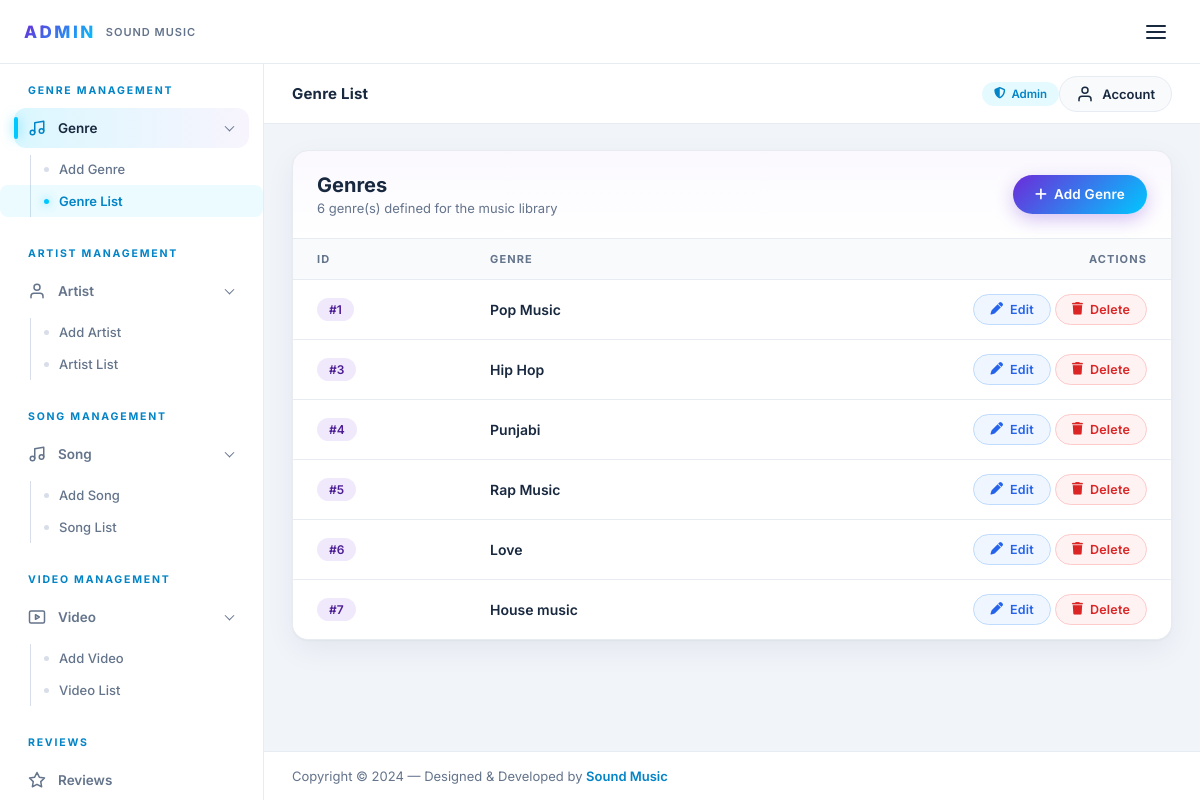
The page /genrelist.php on the database its author committed.
### tables this page shows
CREATE TABLE genre (
    id INT AUTO_INCREMENT PRIMARY KEY,
    genre_name VARCHAR(100) NOT NULL
);

### genrelist.php (the view, shortened to what this page needs)
<?php
include "header.php";
?>
<?php
include ("config.php");
$query = "Select * from `genre`";
$result = mysqli_query($conn,$query);
$count = mysqli_num_rows($result);
?>
<div class="content-body">
    <div class="container-fluid">
        <div class="page-panel">
            <div class="panel-header">
                <div>
                    <h2 class="panel-title">Genres</h2>
                    <p class="panel-subtitle"><?php echo $count; ?> genre(s) defined for the music library</p>
                </div>
                <a class="btn btn-add" href="genre.php"><i class="fa-solid fa-plus"></i> Add Genre</a>
            </div>
            <div class="table-wrap">
                <table class="data-table">
                    <thead>
                        <tr>
                            <th>ID</th>
                            <th>Genre</th>
                            <th class="th-right">Actions</th>
                        </tr>
                    </thead>
                    <tbody>
                    <?php if ($count > 0) {
                        while($data = mysqli_fetch_assoc($result)){ ?>
                        <tr>
                            <td><span class="badge-soft">#<?php echo $data["id"]; ?></span></td>
                            <td class="cell-title"><?php echo htmlspecialchars($data["genre_name"]); ?></td>
                            <td class="actions-cell">
                                <a class="btn btn-edit" href="editgenre.php?id=<?php echo $data["id"]; ?>" title="Edit genre">
                                    <i class="fa-solid fa-pen"></i> Edit
                                </a>
                                <a class="btn btn-delete" href="delete.php?id=<?php echo $data["id"]; ?>" title="Delete genre" onclick="return confirm('Are you sure you want to delete this genre?');">
                                    <i class="fa-solid fa-trash"></i> Delete
                                </a>
                            </td>
                        </tr>
                    <?php }
                    } ?>
                    </tbody>
                </table>
            </div>
        </div>
    </div>
</div>
<?php
include "footer.php";
?>

### header.php (shortened to what this page needs)
<?php
$current = basename($_SERVER['PHP_SELF']);
$isGenre   = in_array($current, ['genre.php', 'genrelist.php']);
$isArtist  = in_array($current, ['artist.php', 'artistlist.php']);
$isSong    = in_array($current, ['song.php', 'songlist.php']);
$isVideo   = in_array($current, ['video.php', 'videolist.php']);
$isReviews = ($current === 'index.php');
function nav_active($pages) {
    return in_array(basename($_SERVER['PHP_SELF']), $pages) ? ' sub-active' : '';
}
$pageTitles = [
    'index.php' => 'Reviews',
    'genre.php' => 'Add Genre',
    'genrelist.php' => 'Genre List',
    'artist.php' => 'Add Artist',
    'artistlist.php' => 'Artist List',
    'song.php' => 'Add Song',
    'songlist.php' => 'Song List',
    'video.php' => 'Add Video',
    'videolist.php' => 'Video List',
    'editgenre.php' => 'Edit Genre',
    'editartist.php' => 'Edit Artist',
    'editsong.php' => 'Edit Song',
    'editvideo.php' => 'Edit Video',
    'profile.php' => 'Profile',
];
$pageTitle = isset($pageTitles[$current]) ? $pageTitles[$current] : 'Dashboard';
?>
<!DOCTYPE html>
<html lang="en">
<head>
    <link rel="stylesheet" href="https://cdnjs.cloudflare.com/ajax/libs/font-awesome/6.5.1/css/all.min.css" />
    <link rel="stylesheet" href="./custom-admin.css">
</head>
<body>
<div id="main-wrapper">
    <div class="nav-header">
        <a href="index.php" class="brand-logo">
            <span class="brand-badge">ADMIN</span>
            <span class="brand-sub">Sound Music</span>
        </a>
        <div class="nav-control">
            <button class="hamburger" id="sidebarToggle" aria-label="Toggle sidebar">
                <span class="line"></span><span class="line"></span><span class="line"></span>
            </button>
        </div>
    </div>
    <div class="layout-body">
        <aside class="quixnav">
            <nav class="quixnav-scroll">
                <ul class="metismenu" id="menu">
                    <li class="nav-label">Genre Management</li>
                    <li class="<?php echo $isGenre ? 'mm-active' : ''; ?>">
                        <a class="has-arrow" href="javascript:void(0)" data-label="Genre">
                            <i class="nav-icon">
                                <svg viewBox="0 0 24 24" fill="none" stroke="currentColor" stroke-width="2" stroke-linecap="round" stroke-linejoin="round"><path d="M9 18V5l12-2v13"/><circle cx="6" cy="18" r="3"/><circle cx="18" cy="16" r="3"/></svg>
                            </i>
                            <span class="nav-text">Genre</span>
                        </a>
                        <ul aria-expanded="false">
                            <li><a class="<?php echo nav_active(['genre.php']); ?>" href="genre.php">Add Genre</a></li>
                            <li><a class="<?php echo nav_active(['genrelist.php']); ?>" href="genrelist.php">Genre List</a></li>
                        </ul>
                    </li>
                    <li class="nav-label">Artist Management</li>
                    <li class="<?php echo $isArtist ? 'mm-active' : ''; ?>">
                        <a class="has-arrow" href="javascript:void(0)" data-label="Artist">
                            <i class="nav-icon">
                                <svg viewBox="0 0 24 24" fill="none" stroke="currentColor" stroke-width="2" stroke-linecap="round" stroke-linejoin="round"><path d="M20 21v-2a4 4 0 0 0-4-4H8a4 4 0 0 0-4 4v2"/><circle cx="12" cy="7" r="4"/></svg>
                            </i>
                            <span class="nav-text">Artist</span>
                        </a>
                        <ul aria-expanded="false">
                            <li><a class="<?php echo nav_active(['artist.php']); ?>" href="artist.php">Add Artist</a></li>
                            <li><a class="<?php echo nav_active(['artistlist.php']); ?>" href="artistlist.php">Artist List</a></li>
                        </ul>
                    </li>
                    <li class="nav-label">Song Management</li>
                    <li class="<?php echo $isSong ? 'mm-active' : ''; ?>">
                        <a class="has-arrow" href="javascript:void(0)" data-label="Song">
                            <i class="nav-icon">
                                <svg viewBox="0 0 24 24" fill="none" stroke="currentColor" stroke-width="2" stroke-linecap="round" stroke-linejoin="round"><path d="M9 18V5l12-2v13"/><circle cx="6" cy="18" r="3"/><circle cx="18" cy="16" r="3"/></svg>
                            </i>
                            <span class="nav-text">Song</span>
                        </a>
                        <ul aria-expanded="false">
                            <li><a class="<?php echo nav_active(['song.php']); ?>" href="song.php">Add Song</a></li>
                            <li><a class="<?php echo nav_active(['songlist.php']); ?>" href="songlist.php">Song List</a></li>
                        </ul>
                    </li>
                    <li class="nav-label">Video Management</li>
                    <li class="<?php echo $isVideo ? 'mm-active' : ''; ?>">
                        <a class="has-arrow" href="javascript:void(0)" data-label="Video">
                            <i class="nav-icon">
                                <svg viewBox="0 0 24 24" fill="none" stroke="currentColor" stroke-width="2" stroke-linecap="round" stroke-linejoin="round"><rect x="2" y="4" width="20" height="16" rx="2"/><path d="M10 9l5 3-5 3z"/></svg>
                            </i>
                            <span class="nav-text">Video</span>
                        </a>
                        <ul aria-expanded="false">
                            <li><a class="<?php echo nav_active(['video.php']); ?>" href="video.php">Add Video</a></li>
                            <li><a class="<?php echo nav_active(['videolist.php']); ?>" href="videolist.php">Video List</a></li>
                        </ul>
                    </li>
                    <li class="nav-label">Reviews</li>
                    <li class="<?php echo $isReviews ? 'mm-active' : ''; ?>">
                        <a href="index.php" data-label="Reviews">
                            <i class="nav-icon">
                                <svg viewBox="0 0 24 24" fill="none" stroke="currentColor" stroke-width="2" stroke-linecap="round" stroke-linejoin="round"><path d="M12 2l3.09 6.26L22 9.27l-5 4.87 1.18 6.88L12 17.77l-6.18 3.25L7 14.14 2 9.27l6.91-1.01z"/></svg>
                            </i>
                            <span class="nav-text">Reviews</span>
                        </a>
                    </li>
                </ul>
            </nav>
        </aside>
        <div class="layout-main">
            <div class="header">
                <div class="header-left">
                    <span class="header-title"><?php echo htmlspecialchars($pageTitle); ?></span>
                </div>
                <div class="header-right">
                    <span class="header-badge"><i class="fa-solid fa-shield-halved"></i> Admin</span>
                    <div class="dropdown">
                        <button class="dropdown-btn" type="button">
                            <svg class="account-icon" viewBox="0 0 24 24" fill="none" stroke="currentColor" stroke-width="2" stroke-linecap="round" stroke-linejoin="round"><path d="M20 21v-2a4 4 0 0 0-4-4H8a4 4 0 0 0-4 4v2"/><circle cx="12" cy="7" r="4"/></svg>
                            <span>Account</span>
                        </button>
                    </div>
                </div>
            </div>

### footer.php (shortened to what this page needs)
            <div class="footer">
                <div class="copyright">
                    <p>Copyright &copy; 2024 &mdash; Designed &amp; Developed by <a href="index.php" target="_blank">Sound Music</a></p>
                </div>
            </div>
        </div>
    </div>
</div>
</body>
</html>

### rows shown on the page
genre: id "1", genre_name "Pop Music"
genre: id "3", genre_name "Hip Hop"
genre: id "4", genre_name "Punjabi"
genre: id "5", genre_name "Rap Music"
genre: id "6", genre_name "Love"
genre: id "7", genre_name "House music"

### other values the page prints
$pageTitle "Genre List"
$count "6"
